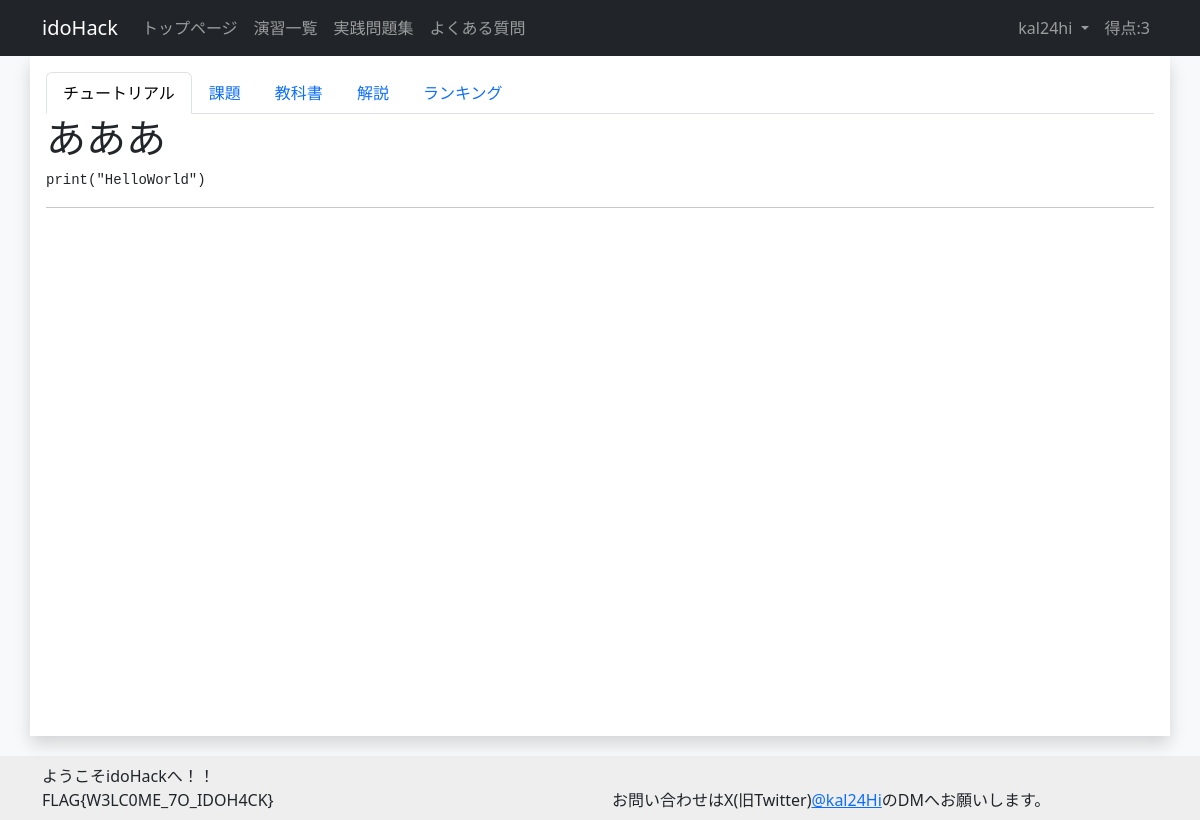
The app's page /exercise/1/detail/ (signed in) with its own data.
### account/models.py (models this page shows)
class CustomUser(AbstractUser):
    total_score = models.IntegerField(default=0) # ユーザの総得点
    biography = models.TextField(max_length=500, blank=True) # ユーザの自己紹介
    twitter_url = models.URLField(max_length=200, blank=True) # ユーザのTwitterのURL
    github_url = models.URLField(max_length=200, blank=True) # ユーザのGitHubのURL
    linkedin_url = models.URLField(max_length=200, blank=True) # ユーザのLinkedInのURL
    country = models.CharField(max_length=100, blank=True) # ユーザの国籍
    occupation = models.CharField(max_length=50, choices=(('Student', '学生'),
                                          ('teacher', '教員'),
                                          ('SecurityEngineer', 'セキュリティエンジニア'),
                                          ('IT', 'IT職'),
                                          ('other', 'その他')))
    is_active = models.BooleanField(default=True) # ユーザがアクティブかどうか
    is_staff = models.BooleanField(default=False) # ユーザがスタッフかどうか
    is_writer = models.BooleanField(default=False) # ユーザが作問者かどうか

### challenge/models.py (models this page shows, shortened)
class ExerciseModel(models.Model):
    category = models.ForeignKey(CategoryModel, on_delete=models.SET_NULL, null=True, verbose_name="カテゴリ") # カテゴリ
    exercise_number = models.IntegerField(default=0, verbose_name="番号") # 演習の番号
    exercise_title = models.CharField(max_length=100, default="", verbose_name="タイトル") # 演習のタイトル
    summary = models.TextField(blank=True, default="", verbose_name="概要") # 演習の概要
    exercise_discription = MDTextField(default="", verbose_name="説明") # 演習の説明
    visible = models.BooleanField(default=False, verbose_name="一般ユーザへの公開") # 演習が公開されているかどうか
    textbook = MDTextField(blank=True, verbose_name="教科書") # 教科書のURL
    explanation = MDTextField(blank=True, verbose_name="解説") # 解説のURL
    created_at = models.DateTimeField(auto_now_add=True, verbose_name="作成日時") # 課題の作成日時
    updated_at = models.DateTimeField(auto_now=True, verbose_name="作成日時") # 課題の更新日時
    class Meta:
        verbose_name = 'Exercise'

### challenge/views.py (the view)
# urls.py: path('exercise/<int:pk>/detail/', views.ExerciseDetailView.as_view(), name='exercise_detail'),
class ExerciseDetailView(LoginRequiredMixin, DetailView):
    model = ExerciseModel
    template_name = 'challenge/exercise_detail.html'
    context_object_name = 'exercise_detail'

### challenge/templatetags/markdown_extras.py (called while the page is built)
@register.filter()
@stringfilter
def markdown(value):
    return md.markdown(value, extensions=['markdown.extensions.fenced_code'])

### templates/challenge/exercise_detail.html
{% extends "base.html" %}
{% load markdown_extras%}
{% block content %}
<ul class="nav nav-tabs">
  <li class="nav-item">
    <a class="nav-link active" aria-current="page" href="#">{{exercise_detail.exercise_title}}</a>
  </li>
  <li class="nav-item">
    <a class="nav-link" aria-current="page" href="{%url 'challenge_list' exercise_detail.id %}">課題</a>
  </li>
  {% if exercise_detail.exercise_title != "実戦問題集"%}
  <li class="nav-item">
    <a class="nav-link" aria-current="page" href="#">教科書</a>
  </li>
  <li class="nav-item">
    <a class="nav-link" aria-current="page" href="#">解説</a>
  </li>
  {% endif %}
  <li class="nav-item">
    <a class="nav-link" aria-current="page" href="#">ランキング</a>
  </li>
</ul>
<div id="md">{{exercise_detail.exercise_discription|markdown|safe}}</div>
<hr>
{% endblock %}

### templates/base.html (shortened to what this page needs)
{% load static %}
<!DOCTYPE html>
<html style="height: 100%;">
<head>
    <link href="{% static 'mdeditor/css/editormd.min.css' %}" rel="stylesheet">
    <link href="{% static 'mdeditor/css/editormd.preview.css' %}" rel="stylesheet">
    <link href="https://cdn.jsdelivr.net/npm/bootstrap@5.3.0/dist/css/bootstrap.min.css" rel="stylesheet"
>
</head>
<body class="bg-light" style="height: 100%;">
<nav class="navbar navbar-expand-lg navbar-dark bg-dark sticky-top">
  <div class="container">
    <a class="navbar-brand " href="#">idoHack</a>
      <div class="collapse navbar-collapse" id="navbarNavDropdown">
        <ul class="navbar-nav me-auto">
          <li class="nav-item">
            <a class="nav-link" href="{%url 'index'%}">トップページ</a>
          </li>
          <li class="nav-item">
            <a class="nav-link" href="{%url 'exercise_list'%}">演習一覧</a>
          </li>
          <li class="nav-item">
            <a class="nav-link" href="{%url 'exercise_detail' 6%}">実践問題集</a>
          </li>
          <li class="nav-item">
            <a class="nav-link" href="#">よくある質問</a>
          </li>
        </ul>
        <ul class="navbar-nav">
        {% if user.is_authenticated %}
        <li class="nav-item dropdown">
          <a class="nav-link dropdown-toggle" href="#" role="button" data-bs-toggle="dropdown" aria-expanded="false">
            {{user.username}}
          </a>
        </li>
        <li class="nav-item">
          <a class="nav-link">得点:{{user.total_score}}</a>
        </li>
        {% endif %}
        </ul>
      </div>
  </div>
</nav>
<body>
<div class="container shadow p-3 bg-white" style="min-height: 85%; position: relative;">
    {% block content %}{% endblock content%}
</div>
<div class="p-2" style="background-color:#EEEEEE; margin-top: 20px; margin-bottom: 10%; width: 100%;">
  <div class="container">
    <div class="row">
      <div class="col-md-6">
        ようこそidoHackへ！！</br>
        FLAG{W3LC0ME_7O_IDOH4CK}</br>
      </div>
      <div class="col-md-6">
        お問い合わせはX(旧Twitter)<a href="https://twitter.com/kal24Hi" target="_blank" rel="noopener noreferrer">@kal24Hi</a>のDMへお願いします。
      </div>
    </div>
  </div>
</div>
</body>

### records on screen
CustomUser: username "kal24hi", total_score "3"
ExerciseModel: exercise_title "チュートリアル", exercise_discription "あああ print(\"HelloWorld\")"
